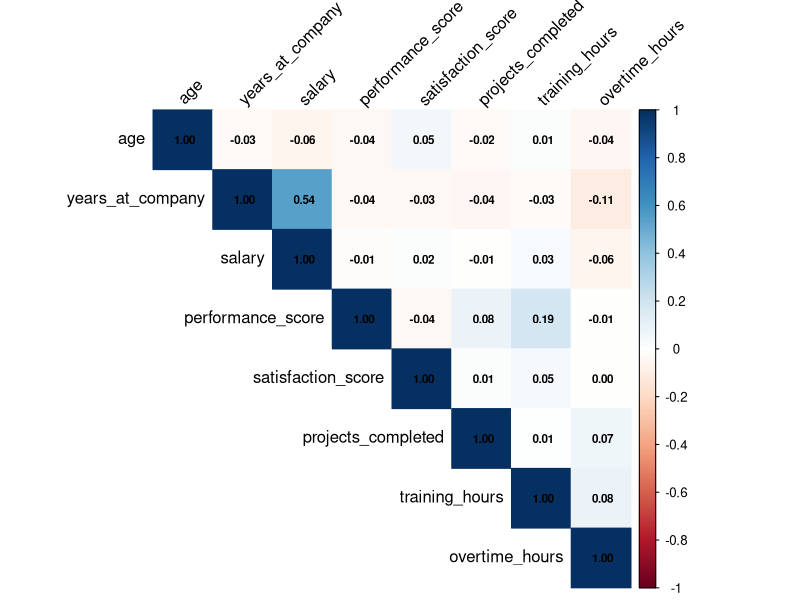

Write R code to recreate this figure.
# Exploratory Data Analysis Script

library(tidyverse)
library(skimr)
library(corrplot)

# Load cleaned data
df <- read.csv("../data/employee_data_clean.csv")

# Convert factors
df <- df %>%
  mutate(across(c(gender, department, promotion_last_5years, 
                  left_company, age_group, salary_category, 
                  tenure_category), as.factor))

# 1. COMPREHENSIVE SUMMARY
cat("=== COMPREHENSIVE DATA SUMMARY ===\n")
skim(df)

# 2. DEPARTMENT ANALYSIS
cat("\n=== DEPARTMENT BREAKDOWN ===\n")
dept_summary <- df %>%
  group_by(department) %>%
  summarise(
    count = n(),
    avg_salary = round(mean(salary)),
    avg_performance = round(mean(performance_score), 1),
    avg_satisfaction = round(mean(satisfaction_score), 1),
    turnover_rate = round(mean(left_company == "Yes") * 100, 1)
  ) %>%
  arrange(desc(avg_salary))

print(dept_summary)

# 3. CORRELATION ANALYSIS
cat("\n=== CORRELATION MATRIX ===\n")
numeric_data <- df %>%
  select(age, years_at_company, salary, performance_score, 
         satisfaction_score, projects_completed, training_hours, 
         overtime_hours)

cor_matrix <- cor(numeric_data, use = "complete.obs")
print(round(cor_matrix, 2))

# Save correlation plot
png("../outputs/figures/correlation_plot.png", width = 800, height = 800)
corrplot(cor_matrix, method = "color", type = "upper", 
         addCoef.col = "black", number.cex = 0.7,
         tl.col = "black", tl.srt = 45)
dev.off()

# 4. KEY INSIGHTS
cat("\n=== KEY INSIGHTS ===\n")

# Performance by department
perf_dept <- df %>%
  group_by(department) %>%
  summarise(avg_perf = mean(performance_score)) %>%
  arrange(desc(avg_perf))
cat("Top performing department:", perf_dept$department[1], "\n")

# Satisfaction by promotion status
sat_promo <- df %>%
  group_by(promotion_last_5years) %>%
  summarise(avg_sat = mean(satisfaction_score))
cat("\nAverage satisfaction (promoted):", 
    round(sat_promo$avg_sat[sat_promo$promotion_last_5years == "Yes"], 1), "\n")
cat("Average satisfaction (not promoted):", 
    round(sat_promo$avg_sat[sat_promo$promotion_last_5years == "No"], 1), "\n")

# Attrition analysis
attrition <- df %>%
  group_by(left_company) %>%
  summarise(
    count = n(),
    avg_satisfaction = mean(satisfaction_score),
    avg_overtime = mean(overtime_hours)
  )
print(attrition)

cat("\n=== EXPLORATION COMPLETE ===\n")
